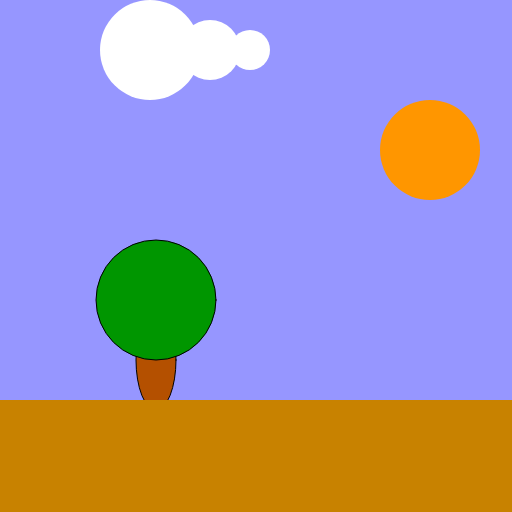
Frame 1 (no input)
Frame 60 (no input): identical to frame 1, image omitted
Frame 120 (the mouse pressed at the canvas centre since frame 60): identical to frame 1, image omitted

The p5.js sketch that drew this single still picture (run headless with seeded random() and noise() and a simulated clock; from frame 60 on, the mouse is pressed at the canvas centre):

// p5.js sketch
// ── sketch.js
let treePosX;
let cloudPosX;
let cloudScale;

function setup() {
   createCanvas(512, 512);

   treePosX = 156;
   cloudPosX = 150;
   cloudScale = 2;
}

function draw() {
   background(150, 150, 255);

   //sun
   noStroke();
   fill(255, 150, 0);
   ellipse(430, 150, 100, 100);

   //tree
   stroke(0);
   fill(180, 80, 0);
   ellipse(treePosX, 360, 40, 100);
   fill(0, 150, 0);
   ellipse(treePosX, 300, 120, 120);

   //cloud
   noStroke();
   fill(255);
   ellipse(cloudPosX + 00 * cloudScale, 50, 50 * cloudScale, 50 * cloudScale);
   ellipse(cloudPosX + 30 * cloudScale, 50, 30 * cloudScale, 30 * cloudScale);
   ellipse(cloudPosX + 50 * cloudScale, 50, 20 * cloudScale, 20 * cloudScale);

   //ground
   fill(200, 130, 0);
   rect(0, 400, width, 112);
}
